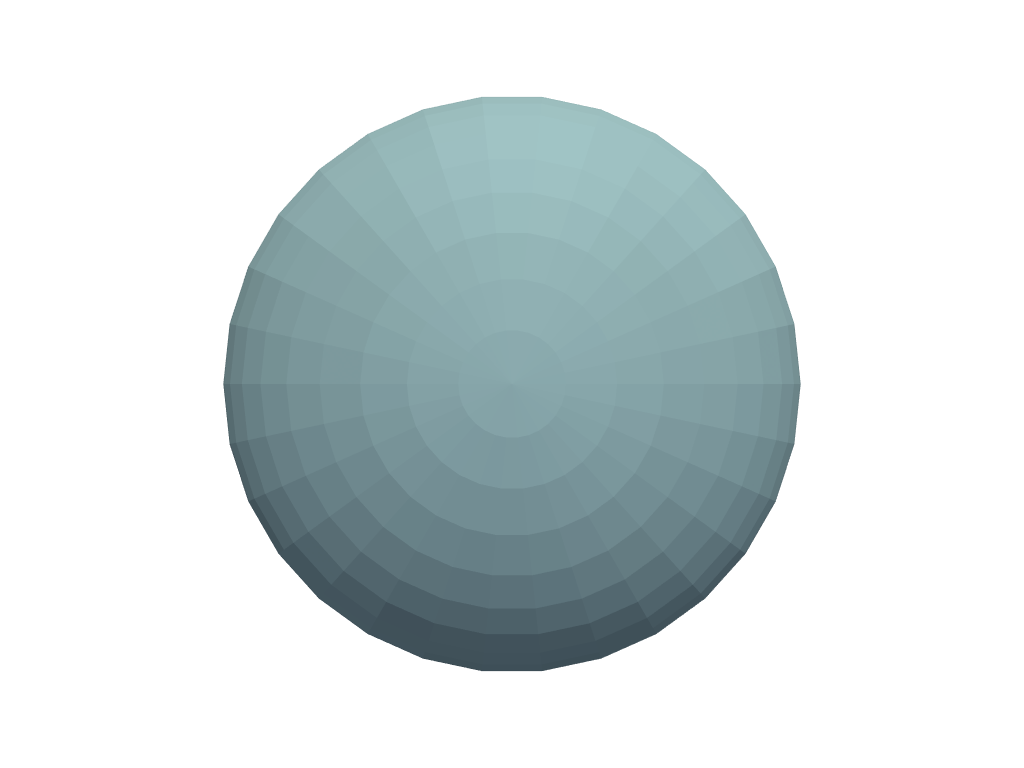

This figure's Python source:
import pyvista as pv

mesh = pv.Sphere()

# pl = pv.Plotter()
pl = pv.Plotter(off_screen=True)
pl.camera_position = "xy"
pl.camera.zoom(0.4)
pl.add_mesh(mesh)
# pl.show()
pl.screenshot("sphere.png")
